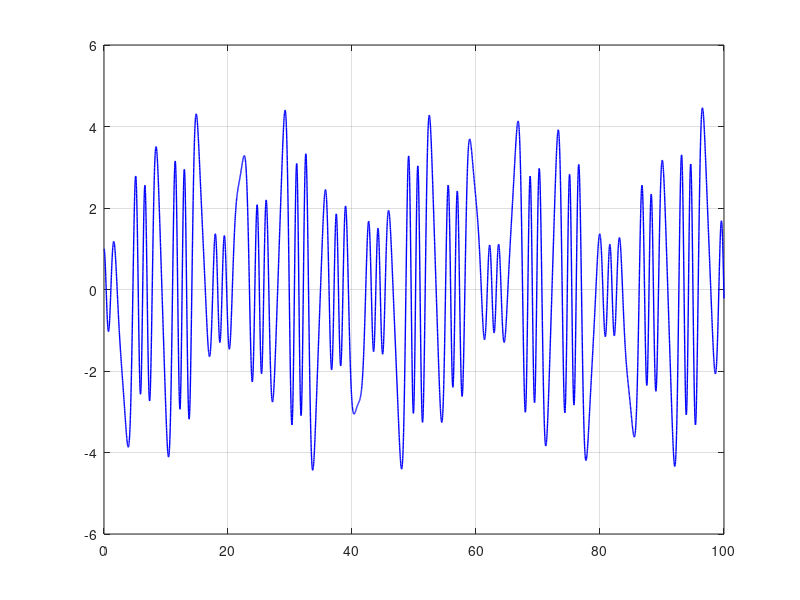
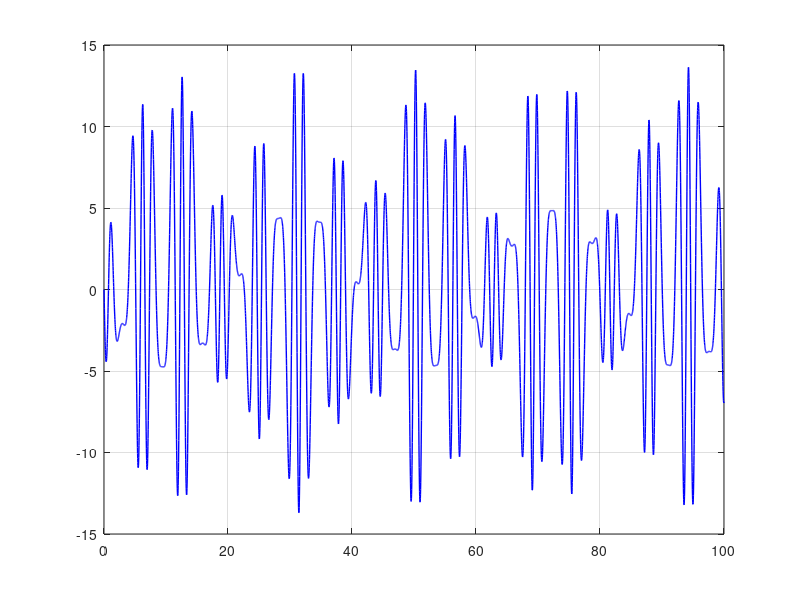
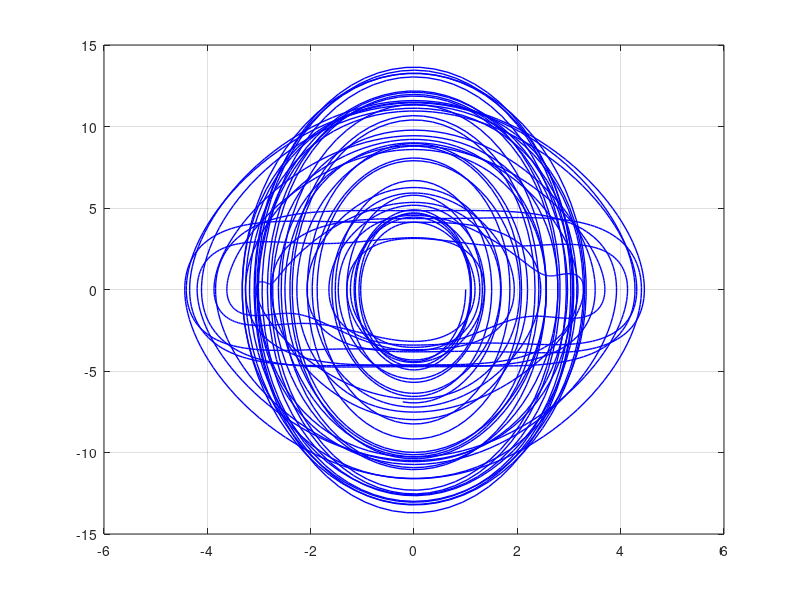

MATLAB code to generate these figures, in order:
%oscilador de matheu
clear; clc;

d = 9.811; e = 10.0; tf = 100; N = 5000; dt = tf/N;
t(1) = 0; x(1) = 1; vx(1) = 0;
%%%%%%%%%%%%%%%%%%%%%%%%%%%%%%%%%%%%%%%%%%%%%%%%%%%
for n = 1:N
  t(n+1) = n*dt;
  xhalf = x(n) + vx(n)*(dt/2);
  vxhalf = vx(n) -(d + e*cos(t(n)))*x(n)*(dt/2);
  x(n+1) = x(n) + vxhalf*(dt);
  vx(n+1) = vx(n) -(d + e*cos(t(n)))*xhalf*(dt);
endfor

figure(1);clf;
plot(t, x, 'b-','linewidth',1);grid on;
figure(2);clf;
plot(t, vx, 'b-','linewidth',1);grid on;
figure(3);clf;
plot(x, vx, 'b-','linewidth',1);grid on;
